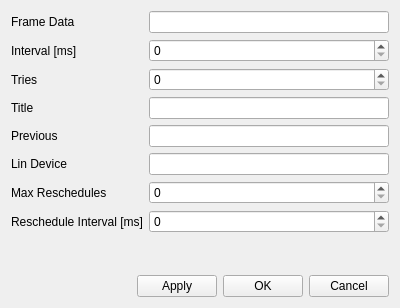
<?xml version="1.0" encoding="UTF-8"?>
<ui version="4.0">
 <class>SettingsDialog</class>
 <widget class="MdiChild" name="SettingsDialog">
  <property name="geometry">
   <rect>
    <x>0</x>
    <y>0</y>
    <width>400</width>
    <height>308</height>
   </rect>
  </property>
  <property name="windowTitle">
   <string>Form</string>
  </property>
  <layout class="QVBoxLayout" name="verticalLayout">
   <item>
    <layout class="QFormLayout" name="formLayout">
     <item row="0" column="0">
      <widget class="QLabel" name="label">
       <property name="text">
        <string>Frame Data</string>
       </property>
      </widget>
     </item>
     <item row="0" column="1">
      <widget class="QLineEdit" name="frameData"/>
     </item>
     <item row="1" column="0">
      <widget class="QLabel" name="label_2">
       <property name="text">
        <string>Interval [ms]</string>
       </property>
      </widget>
     </item>
     <item row="1" column="1">
      <widget class="QSpinBox" name="interval">
       <property name="maximum">
        <number>500</number>
       </property>
      </widget>
     </item>
     <item row="4" column="0">
      <widget class="QLabel" name="label_3">
       <property name="text">
        <string>Tries</string>
       </property>
      </widget>
     </item>
     <item row="4" column="1">
      <widget class="QSpinBox" name="tries"/>
     </item>
     <item row="5" column="0">
      <widget class="QLabel" name="label_4">
       <property name="text">
        <string>Title</string>
       </property>
      </widget>
     </item>
     <item row="5" column="1">
      <widget class="QLineEdit" name="title"/>
     </item>
     <item row="6" column="0">
      <widget class="QLabel" name="label_5">
       <property name="text">
        <string>Previous</string>
       </property>
      </widget>
     </item>
     <item row="6" column="1">
      <widget class="QLineEdit" name="previousEdit"/>
     </item>
     <item row="7" column="0">
      <widget class="QLabel" name="label_6">
       <property name="text">
        <string>Lin Device</string>
       </property>
      </widget>
     </item>
     <item row="7" column="1">
      <widget class="QLineEdit" name="linEdit"/>
     </item>
     <item row="8" column="0">
      <widget class="QLabel" name="label_7">
       <property name="text">
        <string>Max Reschedules</string>
       </property>
      </widget>
     </item>
     <item row="9" column="0">
      <widget class="QLabel" name="label_8">
       <property name="text">
        <string>Reschedule Interval [ms]</string>
       </property>
      </widget>
     </item>
     <item row="8" column="1">
      <widget class="QSpinBox" name="maxReschedules"/>
     </item>
     <item row="9" column="1">
      <widget class="QSpinBox" name="rescheduleInterval">
       <property name="maximum">
        <number>500</number>
       </property>
      </widget>
     </item>
    </layout>
   </item>
   <item>
    <spacer name="verticalSpacer">
     <property name="orientation">
      <enum>Qt::Orientation::Vertical</enum>
     </property>
     <property name="sizeHint" stdset="0">
      <size>
       <width>20</width>
       <height>40</height>
      </size>
     </property>
    </spacer>
   </item>
   <item>
    <layout class="QHBoxLayout" name="horizontalLayout">
     <item>
      <spacer name="horizontalSpacer">
       <property name="orientation">
        <enum>Qt::Orientation::Horizontal</enum>
       </property>
       <property name="sizeHint" stdset="0">
        <size>
         <width>40</width>
         <height>20</height>
        </size>
       </property>
      </spacer>
     </item>
     <item>
      <widget class="QPushButton" name="applyButton">
       <property name="text">
        <string>Apply</string>
       </property>
      </widget>
     </item>
     <item>
      <widget class="QPushButton" name="okButton">
       <property name="text">
        <string>OK</string>
       </property>
      </widget>
     </item>
     <item>
      <widget class="QPushButton" name="cancelButton">
       <property name="text">
        <string>Cancel</string>
       </property>
      </widget>
     </item>
    </layout>
   </item>
  </layout>
 </widget>
 <customwidgets>
  <customwidget>
   <class>MdiChild</class>
   <extends>QWidget</extends>
   <header>../api/api.h</header>
   <container>1</container>
  </customwidget>
 </customwidgets>
 <resources/>
 <connections/>
</ui>
